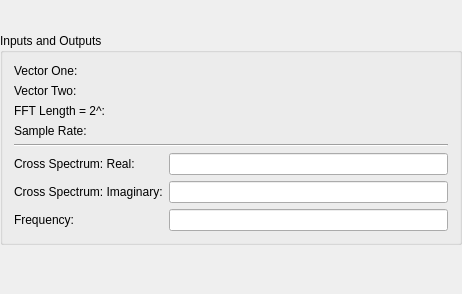
<?xml version="1.0" encoding="UTF-8"?>
<ui version="4.0">
 <exportmacro>KST_EXPORT</exportmacro>
 <class>CrossSpectrumDialogWidget</class>
 <widget class="QWidget" name="CrossSpectrumDialogWidget">
  <property name="geometry">
   <rect>
    <x>0</x>
    <y>0</y>
    <width>462</width>
    <height>294</height>
   </rect>
  </property>
  <layout class="QVBoxLayout">
   <property name="spacing">
    <number>0</number>
   </property>
   <property name="margin">
    <number>0</number>
   </property>
   <item>
    <widget class="Q3GroupBox" name="GroupBox9_4">
     <property name="sizePolicy">
      <sizepolicy hsizetype="Preferred" vsizetype="Fixed">
       <horstretch>0</horstretch>
       <verstretch>0</verstretch>
      </sizepolicy>
     </property>
     <property name="title">
      <string>Inputs and Outputs</string>
     </property>
     <layout class="QGridLayout">
      <property name="margin">
       <number>11</number>
      </property>
      <property name="spacing">
       <number>6</number>
      </property>
      <item row="4" column="0" colspan="2">
       <widget class="Line" name="line1_3">
        <property name="frameShape">
         <enum>QFrame::HLine</enum>
        </property>
        <property name="frameShadow">
         <enum>QFrame::Sunken</enum>
        </property>
       </widget>
      </item>
      <item row="6" column="1">
       <widget class="QLineEdit" name="_imaginary"/>
      </item>
      <item row="5" column="0">
       <widget class="QLabel" name="textLabel1">
        <property name="text">
         <string>Cross Spectrum: Real:</string>
        </property>
        <property name="wordWrap">
         <bool>false</bool>
        </property>
       </widget>
      </item>
      <item row="7" column="1">
       <widget class="QLineEdit" name="_frequency"/>
      </item>
      <item row="6" column="0">
       <widget class="QLabel" name="textLabel1_2">
        <property name="text">
         <string>Cross Spectrum: Imaginary:</string>
        </property>
        <property name="wordWrap">
         <bool>false</bool>
        </property>
       </widget>
      </item>
      <item row="5" column="1">
       <widget class="QLineEdit" name="_real"/>
      </item>
      <item row="7" column="0">
       <widget class="QLabel" name="textLabel1_5">
        <property name="text">
         <string>Frequency:</string>
        </property>
        <property name="wordWrap">
         <bool>false</bool>
        </property>
       </widget>
      </item>
      <item row="2" column="0">
       <widget class="QLabel" name="TextLabel1_6_2_5_2">
        <property name="sizePolicy">
         <sizepolicy hsizetype="Fixed" vsizetype="Fixed">
          <horstretch>0</horstretch>
          <verstretch>0</verstretch>
         </sizepolicy>
        </property>
        <property name="text">
         <string>FFT Length = 2^:</string>
        </property>
        <property name="wordWrap">
         <bool>false</bool>
        </property>
       </widget>
      </item>
      <item row="2" column="1">
       <widget class="ScalarSelector" name="_fft" native="true"/>
      </item>
      <item row="3" column="0">
       <widget class="QLabel" name="TextLabel1_6_2_5_2_2">
        <property name="sizePolicy">
         <sizepolicy hsizetype="Fixed" vsizetype="Fixed">
          <horstretch>0</horstretch>
          <verstretch>0</verstretch>
         </sizepolicy>
        </property>
        <property name="text">
         <string>Sample Rate:</string>
        </property>
        <property name="wordWrap">
         <bool>false</bool>
        </property>
       </widget>
      </item>
      <item row="3" column="1">
       <widget class="ScalarSelector" name="_sample" native="true"/>
      </item>
      <item row="0" column="0">
       <widget class="QLabel" name="TextLabel1_6_3">
        <property name="sizePolicy">
         <sizepolicy hsizetype="Fixed" vsizetype="Fixed">
          <horstretch>0</horstretch>
          <verstretch>0</verstretch>
         </sizepolicy>
        </property>
        <property name="text">
         <string>Vector One:</string>
        </property>
        <property name="wordWrap">
         <bool>false</bool>
        </property>
       </widget>
      </item>
      <item row="0" column="1">
       <widget class="VectorSelector" name="_v1" native="true">
        <property name="sizePolicy">
         <sizepolicy hsizetype="Expanding" vsizetype="Preferred">
          <horstretch>0</horstretch>
          <verstretch>0</verstretch>
         </sizepolicy>
        </property>
       </widget>
      </item>
      <item row="1" column="0">
       <widget class="QLabel" name="TextLabel1_6_2_5">
        <property name="sizePolicy">
         <sizepolicy hsizetype="Fixed" vsizetype="Fixed">
          <horstretch>0</horstretch>
          <verstretch>0</verstretch>
         </sizepolicy>
        </property>
        <property name="text">
         <string>Vector Two:</string>
        </property>
        <property name="wordWrap">
         <bool>false</bool>
        </property>
       </widget>
      </item>
      <item row="1" column="1">
       <widget class="VectorSelector" name="_v2" native="true">
        <property name="sizePolicy">
         <sizepolicy hsizetype="Expanding" vsizetype="Preferred">
          <horstretch>0</horstretch>
          <verstretch>0</verstretch>
         </sizepolicy>
        </property>
       </widget>
      </item>
     </layout>
    </widget>
   </item>
   <item>
    <spacer name="spacer1">
     <property name="orientation">
      <enum>Qt::Vertical</enum>
     </property>
     <property name="sizeType">
      <enum>QSizePolicy::Preferred</enum>
     </property>
     <property name="sizeHint" stdset="0">
      <size>
       <width>20</width>
       <height>16</height>
      </size>
     </property>
    </spacer>
   </item>
  </layout>
 </widget>
 <layoutdefault spacing="6" margin="11"/>
 <pixmapfunction>qPixmapFromMimeSource</pixmapfunction>
 <customwidgets>
  <customwidget>
   <class>Q3GroupBox</class>
   <extends>QGroupBox</extends>
   <header>Qt3Support/Q3GroupBox</header>
   <container>1</container>
  </customwidget>
  <customwidget>
   <class>ScalarSelector</class>
   <extends>QWidget</extends>
   <header>scalarselector.h</header>
  </customwidget>
  <customwidget>
   <class>VectorSelector</class>
   <extends>QWidget</extends>
   <header>vectorselector.h</header>
  </customwidget>
 </customwidgets>
 <tabstops>
  <tabstop>_v1</tabstop>
  <tabstop>_v2</tabstop>
 </tabstops>
 <includes>
  <include location="global">kst_export.h</include>
  <include location="local">scalarselector.h</include>
  <include location="local">scalarselector.h</include>
  <include location="local">vectorselector.h</include>
  <include location="local">vectorselector.h</include>
 </includes>
 <resources/>
 <connections/>
</ui>
